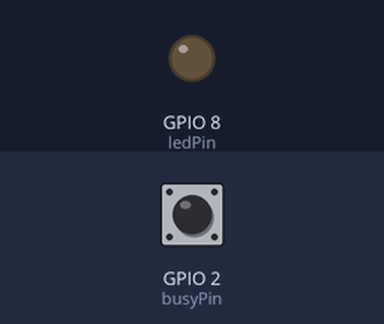
A sketch run on a simulated ESP32-S3. Shown: output pins drawn as LEDs (lit = HIGH). The inputs (shaded band) are chosen by the test bench; at power-on: GPIO 2 (busyPin) HIGH. The audio player accepts every command and is not drawn; what the sketch prints to the serial monitor is not drawn.

Above: at 6.9 s.
7.0 s: GPIO 2 (busyPin) pulled LOW for 0.15 s
At 7.07 s:
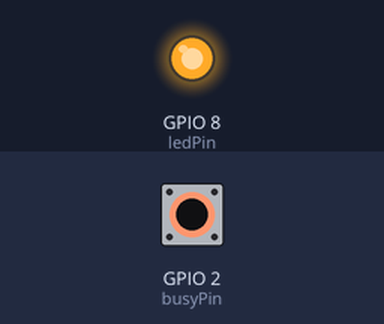
11.6 s: GPIO 2 (busyPin) pulled LOW for 3.2 s
At 15.7 s:
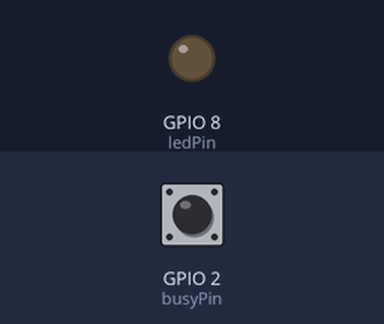
Timing chart, 0 to 17.2 s (numbered marks = the images above; inputs shaded):
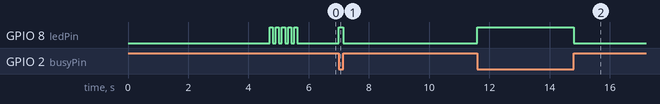

Measured:
- after the input at 7.0 s, GPIO 8 (ledPin): LOW → HIGH at once, → LOW 0.15 s later
- after the input at 11.6 s, GPIO 8 (ledPin): LOW → HIGH at once, → LOW 3.2 s later

The sketch:

hub.ino
```cpp
// This is the main code for the hub module
// It receives button presses from the buttons via ESP-NOW
// and plays audio files based on the received ID.
// It also sends back the audio length to the buttons so they can display the remaining time.
// playback stops on ID 0.

// For ESP-NOW: beware: add wifi antenna or it won't work ;)
// Signal wires:
// * XIAO RX to DF player TX
// * XIAO TX (via 1k resistor) to DF player RX

// Power wires:
/*
The XIAO and the DFmini need 5V regulated power (this requires diode protection)

+5V (from PSU)
 ├───|>|─── XIAO 5V
 │     (Schottky diode)
 ├──────── DFPlayer VCC

GND (from PSU)
 ├──────── XIAO GND
 ├──────── DFPlayer GND
 */

// Speaker wires:
// * Speaker - (3.5 female jack) to DF player SPK1
// * Speaker + (3.5 female jack) to DF player SPK2

// file structure:
// files need to start with 4 digits: e.g. 0001.mp3, 0002.mp3, 0003.mp3, etc.
// after these 4 digits, the file name can be anything: e.g. 0001.mp3, 0001_hello.mp3, 0001_hello_world.mp3, etc.
// the folder name needs to be "MP3", placed under the SD card "root" directory
// change the contents of the struct Track to match your audio files

// Source: https://github.com/DFRobot/DFRobotDFPlayerMini/blob/master/examples/GetStarted/GetStarted.ino

// Libraries
#include "DFRobotDFPlayerMini.h"
#include <esp_now.h>
#include <WiFi.h>
#include "esp_wifi.h"


// Struct to hold track information
struct Track {
  uint8_t number;
  const char *name;
  unsigned long duration;
};

// Metadata for the audio tracks (id, name, duration in ms)
const Track tracks[] = {
  { 1, "groeilood", 23 * 1000 },
  { 2, "clockmaker", 71 * 1000 },
  { 3, "ultraoortje", 57 * 1000 },
  { 4, "gevoelensradio", 58 * 1000 }
};
const uint8_t numTracks = sizeof(tracks) / sizeof(tracks[0]);

// pins
const int busyPin = 2;
const int ledPin = 8;

// ESP-NOW peer addresses (MAC addresses of the buttons - see "mac.ino" for details)
uint8_t button_macs[][6] = {
  { 0xD8, 0x3B, 0xDA, 0x73, 0xC6, 0x74 },  // button 1
  { 0xD8, 0x3B, 0xDA, 0x73, 0xC4, 0x58 },  // button 2
  { 0xD8, 0x3B, 0xDA, 0x46, 0x59, 0x5C },  // button 3
  { 0xD8, 0x3B, 0xDA, 0x46, 0x64, 0x00 }   // button 4
};

uint8_t bulb_macs[][6] = {
  { 0xD8, 0x3B, 0xDA, 0x46, 0x59, 0x88 },  // bulb1
  { 0x98, 0x3D, 0xAE, 0x60, 0x46, 0xAC },  // bulb2
  { 0xD8, 0x3B, 0xDA, 0x75, 0xE8, 0x24 },  // bulb3
  { 0xD8, 0x3B, 0xDA, 0x74, 0x8E, 0x88 },  // bulb4
};

// Variables to store the received button ID & sender IDs
volatile bool newButtonData = false;
int receivedButtonID = 0;
int currentPlayingButtonID = 0;
uint8_t currentSenderMac[6] = { 0 };
uint8_t activeSenderMac[6] = { 0 };

// Variable to store the audio length
unsigned long audioLength = 0;
uint8_t lengthBuffer[5] = {0x01, 0, 0, 0, 0};

// create a HardwareSerial object for the DFPlayer (the XIAO way)
HardwareSerial DFSerial(1);
DFRobotDFPlayerMini myDFPlayer;

// This function is called when data is received from a button
// (works like an interrupt handler)
void OnDataRecv(const esp_now_recv_info_t *info, const uint8_t *data, int len) {
  memcpy(&receivedButtonID, data, sizeof(int));
  if (receivedButtonID != currentPlayingButtonID || memcmp(info->src_addr, activeSenderMac, 6) != 0) {
    memcpy(currentSenderMac, info->src_addr, 6);
    newButtonData = true;
  }
}

// Function to registrer all the ESP-NOW peers
void addPeer(uint8_t *mac) {
  esp_now_peer_info_t peerInfo = {};
  memcpy(peerInfo.peer_addr, mac, 6);
  peerInfo.channel = 0;
  peerInfo.encrypt = false;
  if (!esp_now_is_peer_exist(mac)) {
    if (esp_now_add_peer(&peerInfo) != ESP_OK) {
      Serial.println("Failed to add peer");
    }
  }
}

// Function to send with error handling
bool sendWithRetry(const uint8_t *mac, const uint8_t *data, size_t len, uint32_t timeoutMs = 3000) {
  delay(10);
  unsigned long start = millis();
  esp_err_t result;
  char macStr[18];
  sprintf(macStr, "%02X:%02X:%02X:%02X:%02X:%02X", mac[0], mac[1], mac[2], mac[3], mac[4], mac[5]);

  while (millis() - start < timeoutMs) {
    result = esp_now_send(mac, data, len);
    Serial.printf("📤 Sending to %s | Data[0]: %d | Result: %d\n", macStr, data[0], result);

    if (result == ESP_OK) {
      return true;
    }
    delay(100);  // wait before retrying
  }

  Serial.printf("❌ Failed to send to %s after %lu ms\n", macStr, millis() - start);
  return false;
}

// Function to turn the invention lights on and off
void setLightBulb(uint8_t *mac, bool lightOn) {
  uint8_t lightTurnedOn = lightOn ? 1 : 0;  // Convert to uint8_t
  esp_err_t result = sendWithRetry(mac, &lightTurnedOn, sizeof(lightTurnedOn));
  if (result == ESP_OK) {
    Serial.printf("✅ Bulb %s successfully.\n", lightOn ? "turned on" : "turned off");
    Serial.println();
  } else {
    Serial.printf("❌ Send error: %d\n", result);
  }
}

void reaction(int id) {

  // retreive audio length
  audioLength = tracks[id - 1].duration;
  lengthBuffer[0] = 0x01;
  memcpy(&lengthBuffer[1], &audioLength, sizeof(audioLength));

  // send audio length or stop code
  Serial.printf("🎵 Sending audio length %lu ms to button %d\n", audioLength, id);
  sendWithRetry(button_macs[id - 1], lengthBuffer, sizeof(lengthBuffer));

  int N_buttons = 4;
  uint8_t stopBuffer[] = { 0x02, 's', 't', 'o', 'p', 0 };

  for (int i = 0; i < N_buttons; i++) {
    if (i != id - 1) {
      Serial.printf("🚫 Sending interrupt code to button %d\n", i + 1);
      sendWithRetry(button_macs[i], stopBuffer, sizeof(stopBuffer));
    }
  }

  // play the track
  Serial.print("▶️ Starting track ");
  Serial.print(tracks[receivedButtonID - 1].number);
  Serial.print(" - ");
  Serial.println(tracks[receivedButtonID - 1].name);
  myDFPlayer.play(tracks[receivedButtonID - 1].number);

  // turn on the light and turn of all the other lights
  Serial.println("➡️ Turning on the light for the current button ...");
  for (int i = 0; i < 4; i++) {
    if (i == receivedButtonID - 1) {
      setLightBulb(bulb_macs[i], true);
    } else {
      setLightBulb(bulb_macs[i], false);
    }
  }

  // set variables
  currentPlayingButtonID = id;
  memcpy(activeSenderMac, currentSenderMac, 6);
}

void setup() {
  // initialize both Serial communications
  // TX = GPIO43 (D6), RX = GPIO44 (D7)
  DFSerial.begin(9600, SERIAL_8N1, 44, 43);
  Serial.begin(115200);

  // set status pin as input with pull-up resistor
  pinMode(busyPin, INPUT_PULLUP);
  pinMode(ledPin, OUTPUT);

  // Open the SD card stream
  myDFPlayer.begin(DFSerial);
  delay(10);
  // Set volume value. From 0 to 30
  myDFPlayer.volume(10);

  // initiatlize ESP-NOW
  WiFi.mode(WIFI_STA);
  WiFi.disconnect();
  delay(100);
  esp_wifi_set_channel(1, WIFI_SECOND_CHAN_NONE);
  esp_wifi_set_max_tx_power(78);  // 19.5 dBm
  esp_now_init();
  esp_now_register_recv_cb(OnDataRecv);

  for (int i = 0; i < 4; i++) {
    addPeer(button_macs[i]);
    addPeer(bulb_macs[i]);
  }

  // light all the lights for 1 second
  Serial.println();
  Serial.println("➡️ Turning all lights on for 1 second ...");
  setLightBulb(bulb_macs[0], true);
  delay(1000);
  setLightBulb(bulb_macs[1], true);
  delay(1000);
  setLightBulb(bulb_macs[2], true);
  delay(1000);
  setLightBulb(bulb_macs[3], true);
  delay(1000);
  for (int i = 0; i < 4; i++) {
    setLightBulb(bulb_macs[i], false);  // turn off all lights
  }

  // boot blink led
  for (int i = 0; i < 5; i++) {
    digitalWrite(ledPin, HIGH);
    delay(100);
    digitalWrite(ledPin, LOW);
    delay(100);
  }

  Serial.println("✅ Listening hub ready");
  Serial.println();
}

void loop() {
  digitalWrite(ledPin, !digitalRead(busyPin));
  if (!newButtonData) return;  // skip loop if there is no new data
  newButtonData = false;

  // reaction on incoming data
  Serial.print("⬅️ Received button ID: ");
  Serial.println(receivedButtonID);
  Serial.println();
  delay(10);

  if (receivedButtonID < 0 || receivedButtonID > numTracks) {
    Serial.println("❌ Invalid button ID received!");  // skip loop if the code is invallid
    return;
  }

  // If the received button ID is 0, stop playback
  if (receivedButtonID == 0) {
    Serial.println("🛑 Stopping playback ...");
    myDFPlayer.stop();

    for (int i = 0; i < 4; i++) {
    setLightBulb(bulb_macs[i], false);  // turn off all lights
    }

    currentPlayingButtonID = 0;
    memset(activeSenderMac, 0, 6);
    delay(10);
    return;
  }

  // when a button ID is received that is not zero
  if (receivedButtonID > 0) {
    reaction(receivedButtonID);
  }
  newButtonData = false;
  delay(10);
}
```
